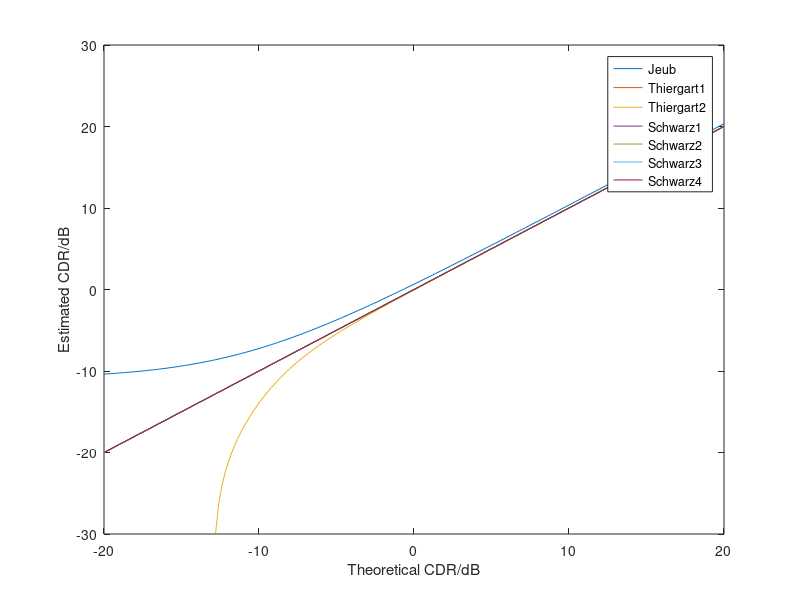

Reproduce this figure in MATLAB. (Note: this script raises an error after producing the figure.)
close all;

c = 340;
d_mic = 0.06;
f = 5000;
%theta = ;
%TDOA = d_mic * sin(theta)/c;
TDOA = 1/(5*f);

Css = exp(1j * 2 * pi * f * TDOA);  
Cnn = sinc(2 * f * d_mic/c); 

CDR_log = linspace(-20,20, 201);
% theoretical CDR = (Cnn - Cxx) ./ (Cxx - Css)
CDR = 10 .^ (CDR_log/10);
Cxx = (Cnn + Css * CDR) ./ (CDR +1);


Jeub = max(0, (Cnn - real(exp(-1i*angle(Css)).*Cxx)) ./ (real(exp(-1i*angle(Css)).*Cxx) - 1));

Thiergart1 = max(0, real((Cnn - Cxx) ./ (Cxx - Css)));

Thiergart2 = max(0, real((Cnn - Cxx) ./ (Cxx - exp(1i*angle(Cxx)))));

Schwarz1 = max(0, real(exp(-1j*angle(Css)).*Cnn - (exp(-1i*angle(Css)).*Cxx))./(real(exp(-1i*angle(Css)).*Cxx) - 1));

Schwarz2 = max(0, 1./(-abs(Cnn-exp(1j*angle(Css)))./(Cnn.*cos(angle(Css))-1)).*abs((exp(-1j*angle(Css)).*Cnn - (exp(-1i*angle(Css)).*Cxx))./(real(exp(-1i*angle(Css)).*Cxx) - 1)));

Schwarz3 = max(0, (-(abs(Cxx).^2 + Cnn.^2.*real(Cxx).^2 - Cnn.^2.*abs(Cxx).^2 - 2.*Cnn.*real(Cxx) + Cnn.^2).^(1/2) - abs(Cxx).^2 + Cnn.*real(Cxx))./(abs(Cxx).^2-1));

Schwarz4 = imag(Cxx)./(imag(Css) - imag(Cxx));
Schwarz4(imag(Css)./imag(Cxx)<=1) = Inf;
Schwarz4(imag(Css)./imag(Cxx)<=0) = 0;

Jeub_log = 10*log10(Jeub);
Thiergart1_log = 10*log10(Thiergart1);
Thiergart2_log = 10*log10(Thiergart2);
Schwarz1_log = 10*log10(Schwarz1);
Schwarz2_log = 10*log10(Schwarz2);
Schwarz3_log = 10*log10(Schwarz3);
Schwarz4_log = 10*log10(Schwarz4);


figure;
plot(CDR_log, Jeub_log);
hold on;
plot(CDR_log, Thiergart1_log);
plot(CDR_log, Thiergart2_log);
plot(CDR_log, Schwarz1_log);
plot(CDR_log, Schwarz2_log);
plot(CDR_log, Schwarz3_log);
plot(CDR_log, Schwarz4_log);
hold off;
xlabel('Theoretical CDR/dB');
ylabel('Estimated CDR/dB');
legend({'Jeub', 'Thiergart1', 'Thiergart2', 'Schwarz1', 'Schwarz2', 'Schwarz3', 'Schwarz4'});
title(join(['f = ', int2str(f), ' Hz']));
set(findall(gcf,'type','axes'),'fontsize',16);
set(findall(gcf,'type','text'),'fontSize',22);
% fig = gcf;
% fig.PaperPositionMode = 'auto';
% savefig(fig, 'CDR-vs-TxRxDistance-positions.fig');
% saveas(fig, 'CDR-vs-TxRxDistance-positions.png');
